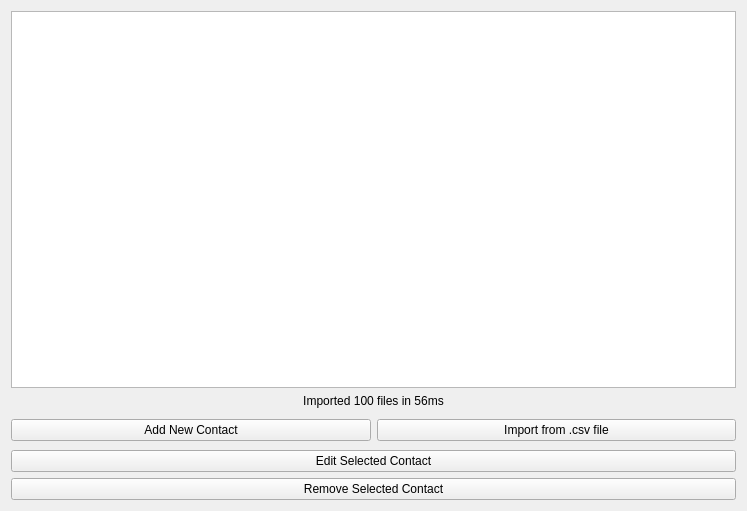
<?xml version="1.0" encoding="UTF-8"?>
<ui version="4.0">
 <class>ContactManager</class>
 <widget class="QWidget" name="ContactManager">
  <property name="windowModality">
   <enum>Qt::ApplicationModal</enum>
  </property>
  <property name="geometry">
   <rect>
    <x>0</x>
    <y>0</y>
    <width>747</width>
    <height>511</height>
   </rect>
  </property>
  <property name="windowTitle">
   <string>ContactManager</string>
  </property>
  <layout class="QVBoxLayout" name="verticalLayout_3">
   <item>
    <layout class="QFormLayout" name="formLayout_4">
     <item row="0" column="0" colspan="2">
      <widget class="QTableView" name="tableView"/>
     </item>
    </layout>
   </item>
   <item>
    <widget class="QLabel" name="label_status">
     <property name="text">
      <string>Imported 100 files in 56ms</string>
     </property>
     <property name="alignment">
      <set>Qt::AlignCenter</set>
     </property>
    </widget>
   </item>
   <item>
    <layout class="QHBoxLayout" name="horizontalLayout_2">
     <property name="topMargin">
      <number>5</number>
     </property>
     <property name="bottomMargin">
      <number>3</number>
     </property>
     <item>
      <widget class="QPushButton" name="button_addnew">
       <property name="text">
        <string>Add New Contact</string>
       </property>
      </widget>
     </item>
     <item>
      <widget class="QPushButton" name="button_importcsv">
       <property name="text">
        <string>Import from .csv file</string>
       </property>
      </widget>
     </item>
    </layout>
   </item>
   <item>
    <widget class="QPushButton" name="button_edit">
     <property name="text">
      <string>Edit Selected Contact</string>
     </property>
    </widget>
   </item>
   <item>
    <widget class="QPushButton" name="button_remove">
     <property name="text">
      <string>Remove Selected Contact</string>
     </property>
    </widget>
   </item>
   <item>
    <layout class="QVBoxLayout" name="verticalLayout_2"/>
   </item>
  </layout>
 </widget>
 <resources/>
 <connections/>
</ui>
